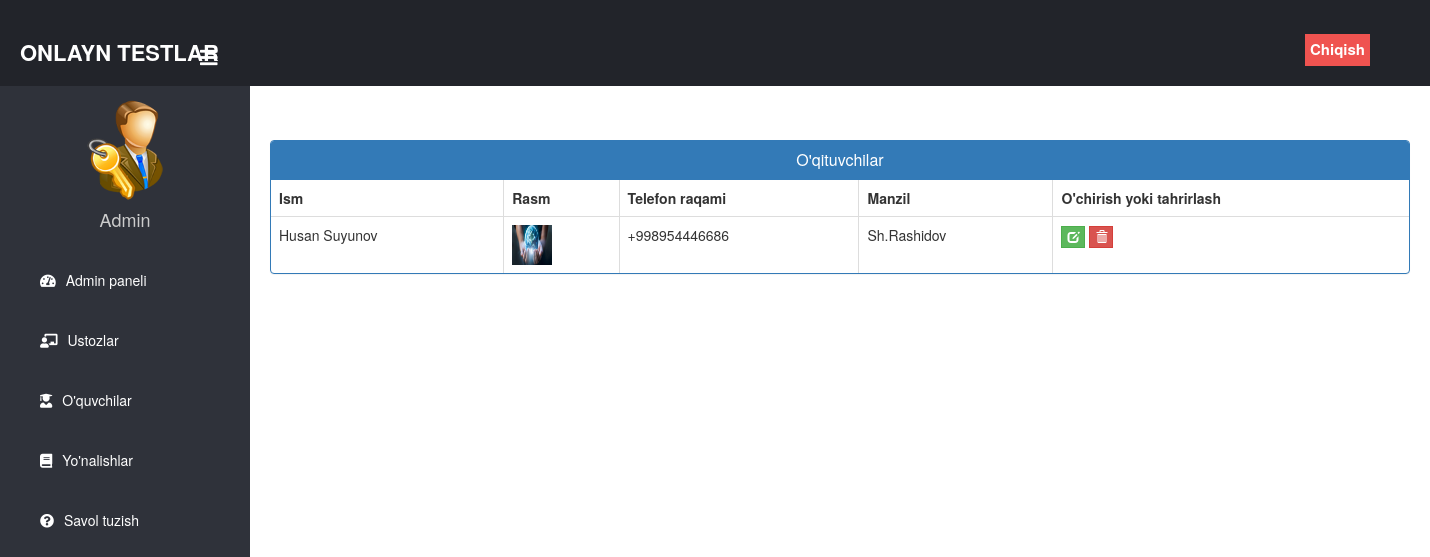
Page /admin-view-teacher (signed in) on the committed database.
### teacher/models.py (models this page shows, shortened)
class Teacher(models.Model):
    user=models.OneToOneField(User,on_delete=models.CASCADE)
    profile_pic= models.ImageField(upload_to='profile_pic/Teacher/',null=True,blank=True)
    address = models.CharField(max_length=40)
    mobile = models.CharField(max_length=20,null=False)
    status= models.BooleanField(default=False)
    salary=models.PositiveIntegerField(null=True)
    @property
    def get_name(self):
        return self.user.first_name+" "+self.user.last_name

### exam/views.py (the view)
# urls.py: path('admin-view-teacher', views.admin_view_teacher_view,name='admin-view-teacher'),
@login_required(login_url='adminlogin')
def admin_view_teacher_view(request):
    teachers= TMODEL.Teacher.objects.all().filter(status=True)
    return render(request,'exam/admin_view_teacher.html',{'teachers':teachers})

### templates/exam/admin_view_teacher.html (shortened to what this page needs)
{% extends 'exam/adminbase.html' %}
{% block content %}
{%load static%}
<head>
  <link href="//netdna.bootstrapcdn.com/bootstrap/3.0.0/css/bootstrap.min.css" rel="stylesheet" id="bootstrap-css">
</head>
<br><br>
<div class="container">
  <div class="panel panel-primary">
    <div class="panel-heading">
      <h6 class="panel-title">O'qituvchilar</h6>
    </div>
    <table class="table table-hover table-bordered" id="dev-table">
      <thead>
        <tr>
          <th>Ism</th>
          <th>Rasm</th>
          <th>Telefon raqami</th>
          <th>Manzil</th>
          <th>O'chirish yoki tahrirlash</th>
        </tr>
      </thead>
      {% for t in teachers %}
      <tr>
        <td> {{t.get_name}}</td>
        <td> <img src="{% static t.profile_pic.url %}" alt="Profile Pic" height="40px" width="40px" /></td>
        <td>{{t.mobile}}</td>
        <td>{{t.address}}</td>
        <td><a class="btn btn-success btn-xs" style="border-radius: 0%;" href="{% url 'update-teacher' t.id  %}"><span class="glyphicon glyphicon-edit"></span></a>
        <a class="btn btn-danger btn-xs" style="border-radius: 0%;" href="{% url 'delete-teacher' t.id  %}"><span class="glyphicon glyphicon-trash"></span></a></td>
      </tr>
      {% endfor %}
    </table>
  </div>
</div>
<br><br><br><br><br><br>
{% endblock content %}

### templates/exam/adminbase.html (style rules this page uses)
a:link { text-decoration: none; }
body { margin: 0; padding: 0; font-family: "Gill Sans", sans-serif;; }

### templates/exam/admin_view_teacher.html (style rules this page uses)
a:link { text-decoration: none; }
h6 { text-align: center; }

### rows in the picture
Teacher: get_name "Husan Suyunov", profile_pic (picture), mobile "+998954446686", address "Sh.Rashidov"
